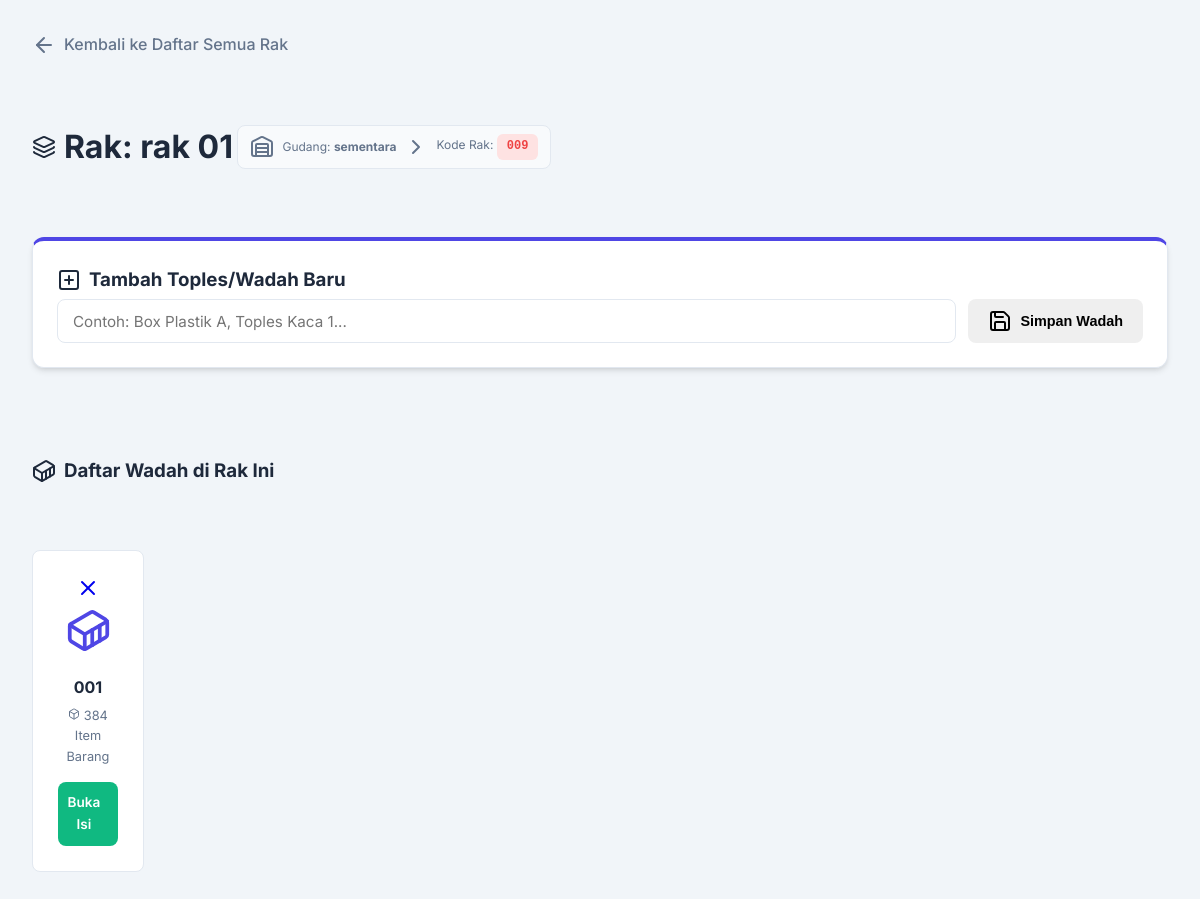
The app's page /rak/1 with its own data.
### models.py (models this page shows)
class Rak(Base):
    __tablename__ = "rak"
    id = Column(Integer, primary_key=True)
    nama_rak = Column(String)
    kode_rak = Column(String) # Tambah Kode
    gudang_id = Column(Integer, ForeignKey("gudang.id"))
    gudang = relationship("Gudang", back_populates="raks")
    toples_list = relationship("Toples", back_populates="rak", cascade="all, delete-orphan")

class Gudang(Base):
    __tablename__ = "gudang"
    id = Column(Integer, primary_key=True)
    nama_gudang = Column(String, nullable=False) # <--- Gunakan nama_gudang di sini
    raks = relationship("Rak", back_populates="gudang")

class Toples(Base):
    __tablename__ = "toples"
    id = Column(Integer, primary_key=True)
    nama_toples = Column(String)
    rak_id = Column(Integer, ForeignKey("rak.id"))
    rak = relationship("Rak", back_populates="toples_list")
    barangs = relationship("Barang", back_populates="toples", cascade="all, delete-orphan")

### app.py (the view)
@app.route('/rak/<int:rak_id>')
def kelola_rak(rak_id):
    db = SessionLocal()
    try:
        rak = db.query(Rak).options(joinedload(Rak.gudang), joinedload(Rak.toples_list)).get(rak_id)
        return render_template('kelola_rak.html', rak=rak) if rak else ("Rak tidak ditemukan", 404)
    finally:
        db.close()

### templates/kelola_rak.html (shortened to what this page needs)
<!DOCTYPE html>
<html lang="id">
<head>
    <link rel="stylesheet" href="{{ url_for('static', filename='style.css') }}">
</head>
<body>
    <div class="container">
        <nav class="nav-back">
            <a href="{{ url_for('list_rak') }}"><i data-lucide="arrow-left"></i> Kembali ke Daftar Semua Rak</a>
        </nav>
        <div class="header-section">
            <div class="brand">
                <h1><i data-lucide="layers"></i> Rak: {{ rak.nama_rak }}</h1>
                <div class="location-path" style="margin-top: 5px;">
                    <i data-lucide="warehouse"></i>
                    <span>Gudang: <strong>{{ rak.gudang.nama_gudang }}</strong></span>
                    <i data-lucide="chevron-right" class="path-sep"></i>
                    <span>Kode Rak: <strong class="badge-code">{{ rak.kode_rak if rak.kode_rak else '-' }}</strong></span>
                </div>
            </div>
        </div>
        <div class="card border-primary">
            <h3><i data-lucide="plus-square"></i> Tambah Toples/Wadah Baru</h3>
            <form action="/add_toples/{{ rak.id }}" method="POST" class="search-form">
                <input type="text" name="nama_toples" placeholder="Contoh: Box Plastik A, Toples Kaca 1..." required>
                <button type="submit" class="success-bg"><i data-lucide="save"></i> Simpan Wadah</button>
            </form>
        </div>
        <h3 style="margin-top: 2rem; margin-bottom: 1rem;"><i data-lucide="container"></i> Daftar Wadah di Rak Ini</h3>
        <div class="jar-grid">
            {% for t in rak.toples_list %}
            <div class="jar-item" style="padding: 25px;">
                <a href="/delete_toples/{{ t.id }}" class="delete-btn"
                   onclick="return confirm('Hapus toples {{ t.nama_toples }}? Semua barang di dalamnya akan kehilangan lokasi.')"
                   title="Hapus Wadah">
                    <i data-lucide="x"></i>
                </a>
                <div class="jar-icon" style="margin-bottom: 15px;">
                    <i data-lucide="container" style="width: 45px; height: 45px; color: var(--primary);"></i>
                </div>
                <h4 style="margin-bottom: 5px;">{{ t.nama_toples }}</h4>
                <p style="font-size: 0.8rem; color: var(--text-muted); margin-bottom: 15px;">
                    <i data-lucide="box" style="width: 12px; height: 12px;"></i> {{ t.barangs|length }} Item Barang
                </p>
                <a href="{{ url_for('kelola_toples', toples_id=t.id) }}" class="btn-primary" style="width: 100%; justify-content: center; font-size: 0.85rem;">
                    Buka Isi
                </a>
            </div>
            {% endfor %}
        </div>
    </div>
</body>
</html>

### static/style.css (style rules this page uses)
:root { --primary: #4f46e5; --primary-hover: #4338ca; --indigo: #6366f1; --secondary: #64748b; --success: #10b981; --danger: #ef4444; --warning: #f59e0b; --background: #f1f5f9; --card-bg: #ffffff; --text-main: #1e293b; --text-muted: #64748b; --bg-light: #f8fafc; --border: #e2e8f0; --shadow: 0 4px 6px -1px rgb(0 0 0 / 0.1), 0 2px 4px -2px rgb(0 0 0 / 0.1); --radius: 8px; --radius-lg: 12px; }
* { box-sizing: border-box; margin: 0; padding: 0; }
body { font-family: 'Inter', sans-serif; background-color: var(--background); color: var(--text-main); line-height: 1.6; }
h1, h2, h3, h4, button, .btn-primary, .btn-nav, .btn-reset, strong, .log-time, .badge-code, .location-path, .nav-back a { display: inline-flex; align-items: center; gap: 8px; }
.container, .main-wrapper { display: flex; max-width: 1300px; margin: 0 auto; padding: 2rem; gap: 2rem; }
.container { flex-direction: column; }
.header-section { display: flex; justify-content: space-between; align-items: center; margin-bottom: 2rem; }
.nav-back { margin-bottom: 1.5rem; }
.nav-back a { text-decoration: none; color: var(--text-muted); font-weight: 500; transition: color 0.2s; }
button, .btn-primary, .btn-nav, .btn-reset { padding: 10px 20px; border: none; border-radius: var(--radius); font-weight: 600; cursor: pointer; transition: all 0.2s ease; text-decoration: none; font-size: 0.9rem; }
.btn-primary { background-color: var(--success); color: white; }
form { display: flex; flex-wrap: wrap; gap: 12px; }
input[type="text"], input[type="file"], select { padding: 10px 15px; border: 1px solid var(--border); border-radius: var(--radius); flex: 1; min-width: 150px; font-family: inherit; font-size: 0.95rem; outline: none; background: white; }
.card { background: var(--card-bg); border-radius: var(--radius-lg); padding: 1.5rem; margin-bottom: 1.5rem; box-shadow: var(--shadow); border: 1px solid var(--border); }
.border-primary { border-top: 4px solid var(--primary); }
.jar-grid { display: grid; grid-template-columns: repeat(auto-fill, minmax(110px, 1fr)); gap: 1rem; margin-top: 1rem; }
.jar-item { background: white; padding: 1rem; border-radius: var(--radius); text-align: center; border: 1px solid var(--border); transition: 0.2s; }
.badge-code { font-size: 0.75rem; background: #fee2e2; color: var(--danger); padding: 3px 10px; border-radius: 6px; font-family: 'Courier New', monospace; font-weight: bold; }
.location-path { margin-top: 15px; font-size: 0.75rem; color: var(--text-muted); background: var(--bg-light); padding: 8px 12px; border-radius: var(--radius); border: 1px solid var(--border); }

### records on screen
Rak: nama_rak "rak 01", kode_rak "009"
Gudang: gudang.nama_gudang "sementara"
Toples: nama_toples "001", barangs|length "384"
